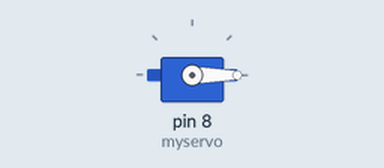
Recording of a sketch running on a simulated Arduino Uno, built with avr-gcc and run on an emulated ATmega328P. On the bench: servo. What the sketch prints to the serial monitor is not drawn.

Above: at 0.1 s.
At 3.1 s:
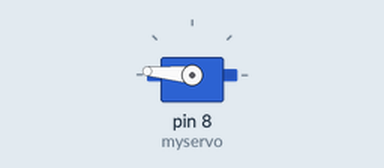
Timing chart, 0 to 4.6 s (numbered marks = the images above):
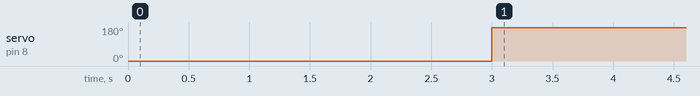

The sketch:

test_servo.ino
```cpp
#include <Servo.h>

Servo myservo;
unsigned long time;

void setup(){
  Serial.begin(9600);

  myservo.attach(8);
  myservo.write(0);
  delay(3000);
}

void loop(){
    //Serial.println("start");
    myservo.write(175);
    //if(myservo.read() != 175){
      Serial.println(millis());
   // }
}
```

Measured:
- by itself, servo on pin 8 (myservo): 0° → 175° at 3.0 s
